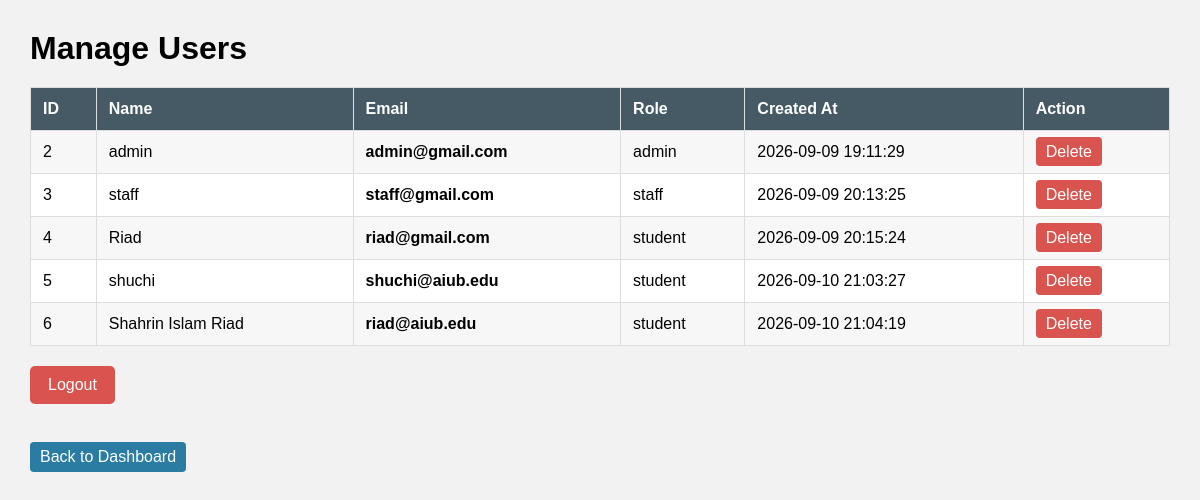
/views/admin/users.php (signed in), run on the app's committed database.
### tables this page shows
CREATE TABLE `users` (
  `id` int(11) NOT NULL,
  `name` varchar(100) NOT NULL,
  `email` varchar(100) NOT NULL,
  `password` varchar(255) NOT NULL,
  `role` enum('admin','staff','student') NOT NULL DEFAULT 'student',
  `created_at` timestamp NOT NULL DEFAULT current_timestamp()
);

### views/admin/users.php (the view, shortened to what this page needs)
<?php
$conn = dbConnection();
$sql = "SELECT * FROM users";
$result = mysqli_query($conn, $sql);
?>
<!DOCTYPE html>
<html>
<head>
<link rel="stylesheet" href="admin.css">
</head>
<body>
<div class="users-container">
    <h1>Manage Users</h1>
    <table>
        <tr>
            <th>ID</th>
            <th>Name</th>
            <th>Email</th>
            <th>Role</th>
            <th>Created At</th>
            <th>Action</th>
        </tr>
        <?php
        while ($user = mysqli_fetch_assoc($result))
        {
        ?>
        <tr>
            <td><?php echo $user["id"]; ?></td>
            <td><?php echo $user["name"]; ?></td>
            <td><?php echo $user["email"]; ?></td>
            <td><?php echo $user["role"]; ?></td>
            <td><?php echo $user["created_at"]; ?></td>
            <td>
                <a class="delete-btn" href="../../controllers/userController.php?delete=<?php echo $user["id"]; ?>">
                    Delete
                </a>
            </td>
        </tr>
        <?php
        }
        ?>
    </table>
<a href="../../controllers/logoutController.php" class="logout-link">Logout</a>
<br><br>
<a href="dashboard.php" class="back-btn">Back to Dashboard</a>
</div>
</body>
</html>

### views/admin/admin.css (style rules this page uses)
* { box-sizing: border-box; }
body { margin: 0; font-family: Arial, sans-serif; background: #f2f2f2; }
.users-container { padding: 30px; min-height: 100vh; }
.users-container h1 { margin: 0 0 15px 0; }
.back-btn { display: inline-block; margin-top: 20px; margin-bottom: 20px; padding: 8px 12px; background: #455a64; color: white; text-decoration: none; border-radius: 4px; }
.users-container table { width: 100%; border-collapse: collapse; background: white; }
.users-container th, .users-container td { border: 1px solid #ddd; padding: 12px; text-align: left; }
.users-container th { background: #455a64; color: white; }
.users-container tr:nth-child(even) { background: #f7f7f7; }
.delete-btn { color: white; background: #d9534f; padding: 6px 10px; text-decoration: none; border-radius: 4px; }
.logout-link { display: inline-block; margin-top: 20px; padding: 10px 18px; background: #d9534f; color: white; text-decoration: none; border-radius: 5px; }
.users-container table { margin-top: 20px; }
.users-container table th { background: #455a64; color: white; }
.users-container table td { vertical-align: middle; }
.users-container table td:nth-child(3) { font-weight: bold; }
.users-container .back-btn { padding: 6px 10px; margin-right: 5px; margin-bottom: 0; background: #2b7ca2; }

### data on the page
users: id "2", name "admin", email "admin@gmail.com", role "admin", created_at "2026-09-09 19:11:29"
users: id "3", name "staff", email "staff@gmail.com", role "staff", created_at "2026-09-09 20:13:25"
users: id "4", name "Riad", email "riad@gmail.com", role "student", created_at "2026-09-09 20:15:24"
users: id "5", name "shuchi", email "shuchi@aiub.edu", role "student", created_at "2026-09-10 21:03:27"
users: id "6", name "Shahrin Islam Riad", email "riad@aiub.edu", role "student", created_at "2026-09-10 21:04:19"
